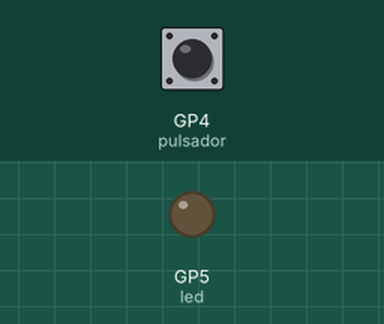
Recording of a program running on a simulated Raspberry Pi Pico running MicroPython. Shown: output pins drawn as LEDs (lit = HIGH). The inputs (shaded band) are chosen by the test bench; at power-on: GP4 (pulsador) HIGH.

Above: at 1.2 s.
1.3 s: GP4 (pulsador) pulled LOW for 0.15 s
At 1.8 s:
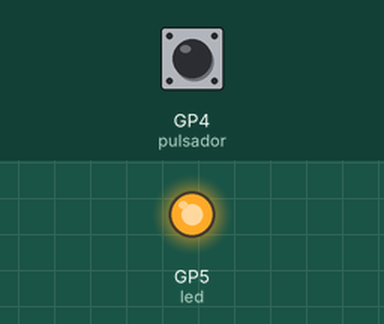
2.9 s: GP4 (pulsador) pulled LOW for 1 s
At 4.2 s:
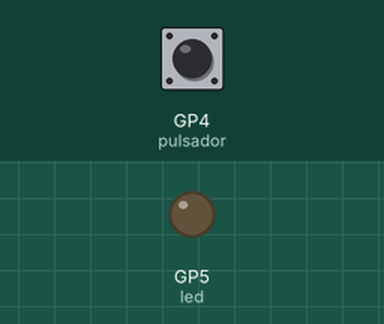
5.4 s: GP4 (pulsador) pulled LOW for 3.2 s
At 6.1 s:
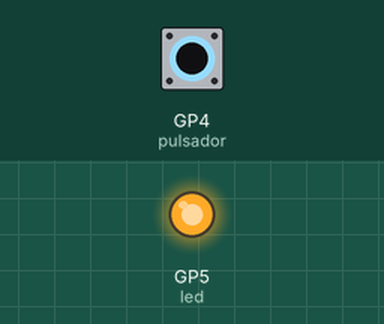
Timing chart, 0 to 8.4 s (numbered marks = the images above; inputs shaded):
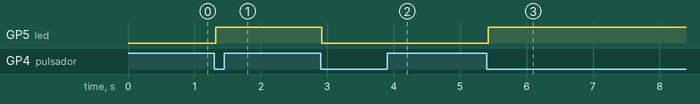

The program:

A04.py
```python
from machine import Pin
import time

led = Pin(5, Pin.OUT)
pulsador = Pin(4, Pin.IN, Pin.PULL_UP)

def invertirGPIO():
    if led.value():
        led.value(0)
    else:
        led.value(1)

try:
    while True:
        if not pulsador.value():
            time.sleep_ms(20)
            if not pulsador.value():
                invertirGPIO()
                while not pulsador.value():
                    time.sleep_ms(20)
except:
    pass
```

Measured:
- after the input at 1.3 s, GP5 (led): LOW → HIGH at once
- after the input at 2.9 s, GP5 (led): HIGH → LOW at once
- after the input at 5.4 s, GP5 (led): LOW → HIGH at once
